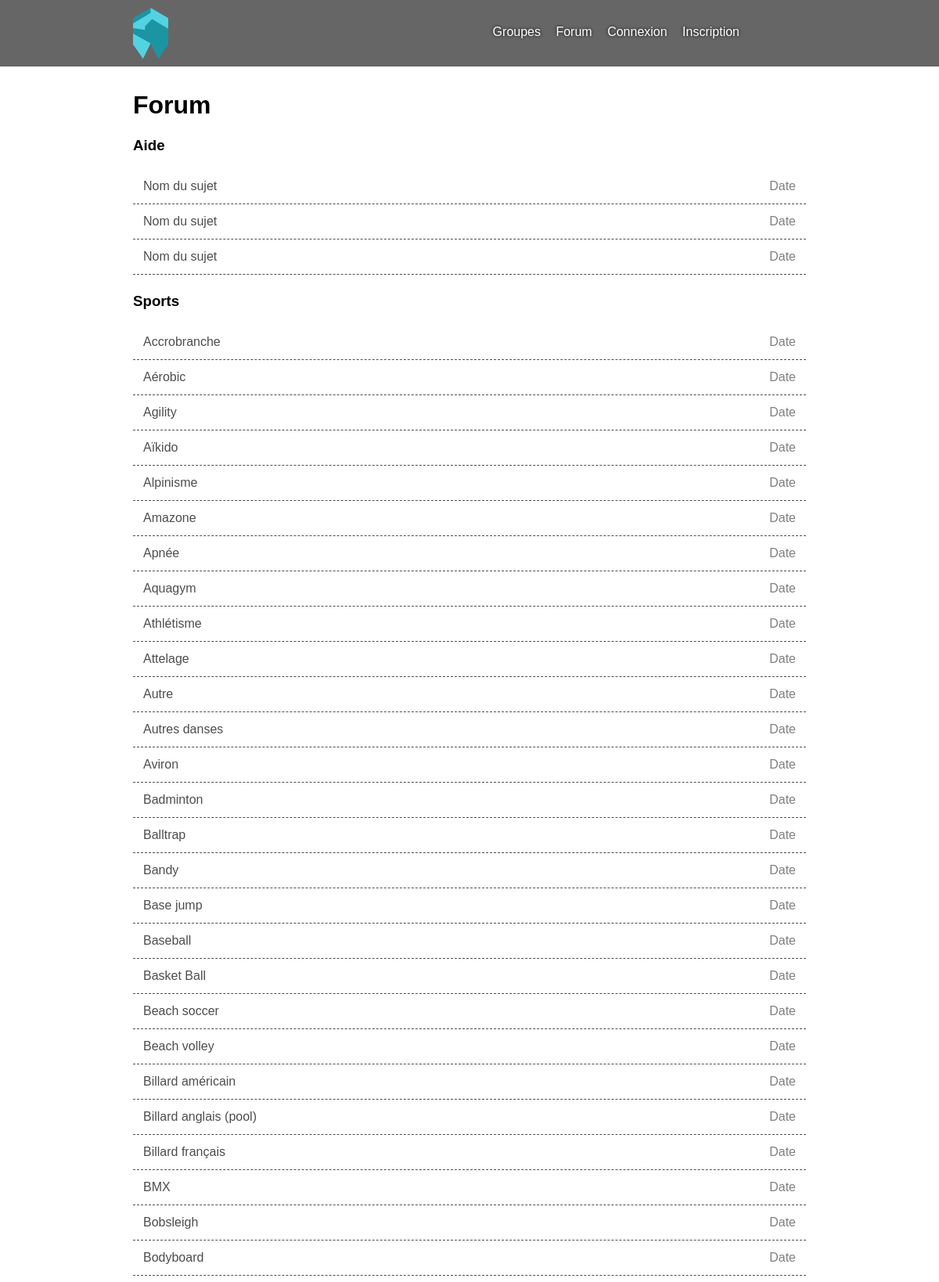
Page /?page=forum (upper part) on the committed database.
### tables this page shows
CREATE TABLE IF NOT EXISTS `sports` (
  `id` int(11) NOT NULL AUTO_INCREMENT,
  `nom` varchar(255) NOT NULL,
  `description` text NOT NULL,
  PRIMARY KEY (`id`)
);

### modeles/sports.php (called while the page is built, shortened)
<?php
function recuperer_sports() {
	global $pdo;
	$stmt = $pdo->query('SELECT * FROM sports');
	$resultat = array();
	while($ligne = $stmt->fetch()) {
		$resultat[] = $ligne;
	}
	return $resultat;
}

### modeles/membres.php (called while the page is built, shortened)
<?php
function connecte() {
	return isset($_SESSION['id']);
}

### vues/forum.php (the view, shortened to what this page needs)
<div class="forum">
	<h1>Forum</h1>
	<h3>Aide</h3>
	<div class="sujets">
		<ul>
			<li><a href="?page=forum&amp;sujet="><span class="date">Date</span><span class="nom">Nom du sujet</span></a></li>
			<li><a href="?page=forum&amp;sujet="><span class="date">Date</span><span class="nom">Nom du sujet</span></a></li>
			<li><a href="?page=forum&amp;sujet="><span class="date">Date</span><span class="nom">Nom du sujet</span></a></li>
		</ul>
	</div>
	<h3>Sports</h3>
	<div class="sujets">
		<ul>
		<?php
			foreach ($sports as $sport) {
		?>
			<li><a href="?page=forum&amp;sujet="><span class="date">Date</span><span class="nom"><?php echo $sport['nom']; ?></span></a></li>
		<?php
			}
		?>
		</ul>
	</div>
</div>

### index.php (shortened to what this page needs)
<?php
if(isset($_GET['page']) && !empty($_GET['page'])) {
	$action = basename($_GET['page']);
} else {
	$action = 'accueil';
}
if(is_file('controleurs/' . $action . '.php')) {
	include 'controleurs/' . $action . '.php';
} else {
	include 'vues/404.php';
}
$contenu = ob_get_contents();
include 'vues/haut.php';
echo $contenu;
include 'vues/bas.php';

### controleurs/forum.php
<?php
include 'modeles/sports.php';
include 'modeles/forum.php';
$sports = recuperer_sports();
if(isset($_GET['ajouter'])) {
	if(isset($_POST['titre']) && isset($_POST['contenu'])) {
		if(!empty($_POST['titre']) && !empty($_POST['contenu'])) {
			if(ajouter_sujet_aide($_POST['titre'], $_POST['contenu'])) {
				header('Location:?page=forum');
				exit();
			} else {
			}
		} else {
			$message = 'Tous les champs sont obligatoires';
		}
	}
	include 'vues/forum-ajouter.php';
} else {
	include 'vues/forum.php';
}

### vues/haut.php (shortened to what this page needs)
<!DOCTYPE html>
<html lang="fr">
<head>
	<link rel="stylesheet" href="static/css/font-awesome.min.css">
	<link rel="stylesheet" type="text/css" href="static/css/style.css">
	<?php if(is_file('static/css/' . $action . '.css') || isset($fichier_css)) { ?><link rel="stylesheet" type="text/css" href="static/css/<?php echo (isset($fichier_css) ? $fichier_css : $action); ?>.css"><?php } ?>
</head>
<body>
	<header>
		<div class="page">
			<a href="?"><img src="static/images/logo2.png" alt="logo2" id="logo"></a>
			<nav>
				<ul>
					<li><a href="?page=groupes">Groupes</a></li>
					<li><a href="?page=forum">Forum</a></li>
				<?php if(connecte()) { ?>
					<li><a href="?page=mon-profil">Mon Compte</a></li>
					<li><a href="?page=deconnexion">Déconnexion</a></li>
				<?php } else { ?>
					<li><a href="?page=connexion">Connexion</a></li>
					<li><a href="?page=inscription">Inscription</a></li>
				<?php } ?>
				</ul>
			</nav>
		</div>
	</header>
	<div class="page">

### vues/bas.php (shortened to what this page needs)
	</div>
</body>
</html>

### static/css/style.css (style rules this page uses)
html, body { font-family: Helvetica, serif; margin:0; padding: 0; height:100% }
header { height:85px; background-color: rgba(0, 0, 0, 0.6); }
header #logo { background-repeat: no-repeat; background-size: 77px auto; float: left; height: 65px; width: 45px; }
header nav { float: right; }
header nav ul { list-style: outside none none; margin-right: 70px; margin-top: 22px; min-height: 100%; position: relative; }
header nav ul li { display: inline; margin-left: -15px; }
header nav ul li a { color: white; padding: 9px 15px; text-decoration: none; text-shadow: 0px 0px 4px black; }
.page { width:60%; min-width: 860px; padding:10px; margin: auto; min-height:calc(100% - 155px);; }

### static/css/forum.css (style rules this page uses)
.sujets { background-color: white; padding-bottom: 5px; }
.sujets ul { padding:0; margin:0; }
.sujets li { border-bottom: 1px dashed #4d4d4d; list-style: none; padding:13px; }
.sujets li a { color: #4d4d4d; text-decoration: none; }
.sujets li .date { float: right; color:gray; }

### rows in the picture
sports: nom "Accrobranche"
sports: nom "Aérobic"
sports: nom "Agility"
sports: nom "Aïkido"
sports: nom "Alpinisme"
sports: nom "Amazone"
sports: nom "Apnée"
sports: nom "Aquagym"
sports: nom "Athlétisme"
sports: nom "Attelage"
sports: nom "Autre"
sports: nom "Autres danses"
sports: nom "Aviron"
sports: nom "Badminton"
sports: nom "Balltrap"
sports: nom "Bandy"
sports: nom "Base jump"
sports: nom "Baseball"
sports: nom "Basket Ball"
sports: nom "Beach soccer"
sports: nom "Beach volley"
sports: nom "Billard américain"
sports: nom "Billard anglais (pool)"
sports: nom "Billard français"
sports: nom "BMX"
sports: nom "Bobsleigh"
sports: nom "Bodyboard"
